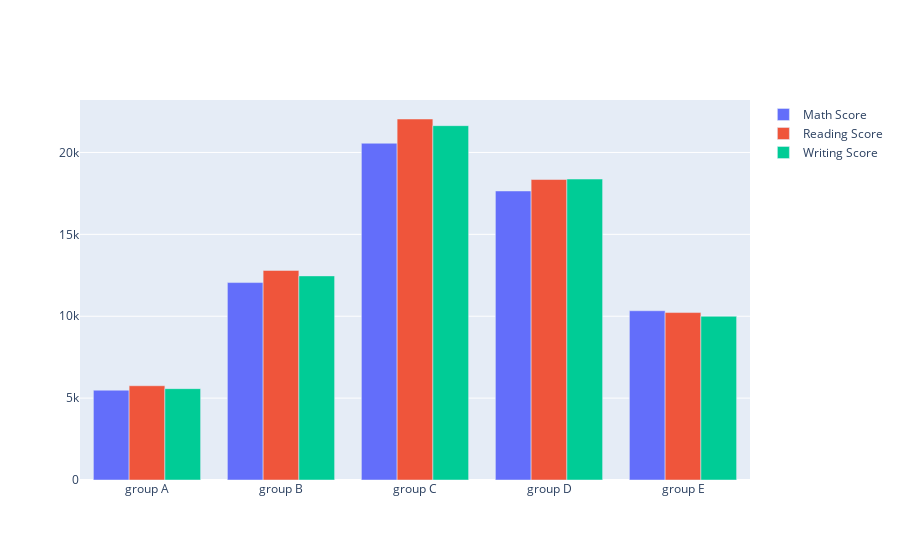

Notebook cell for this chart:
### Code cell
fig = go.Figure(data=[
    go.Bar(name='Math Score', x=groupe_math_eth['race/ethnicity'], y=groupe_math_eth['math score']),
    go.Bar(name='Reading Score', x=groupe_reading_eth['race/ethnicity'], y=groupe_reading_eth['reading score']),
    go.Bar(name='Writing Score', x=groupe_writing_eth['race/ethnicity'], y=groupe_writing_eth['writing score'])
])
# Change the bar mode
fig.update_layout(barmode='group')
fig.show()

### Figure 1 — Plotly figure (JSON) as saved in the notebook; plotly's stock layout.template omitted (floating-point values rounded to 4 significant figures)
{"data": [{"name": "Math Score", "type": "bar", "x": ["group A", "group B", "group C", "group D", "group E"], "y": [5485, 12056, 20564, 17649, 10335]}, {"name": "Reading Score", "type": "bar", "x": ["group A", "group B", "group C", "group D", "group E"], "y": [5756, 12797, 22044, 18348, 10224]}, {"name": "Writing Score", "type": "bar", "x": ["group A", "group B", "group C", "group D", "group E"], "y": [5578, 12464, 21637, 18378, 9997]}], "layout": {"barmode": "group"}}
